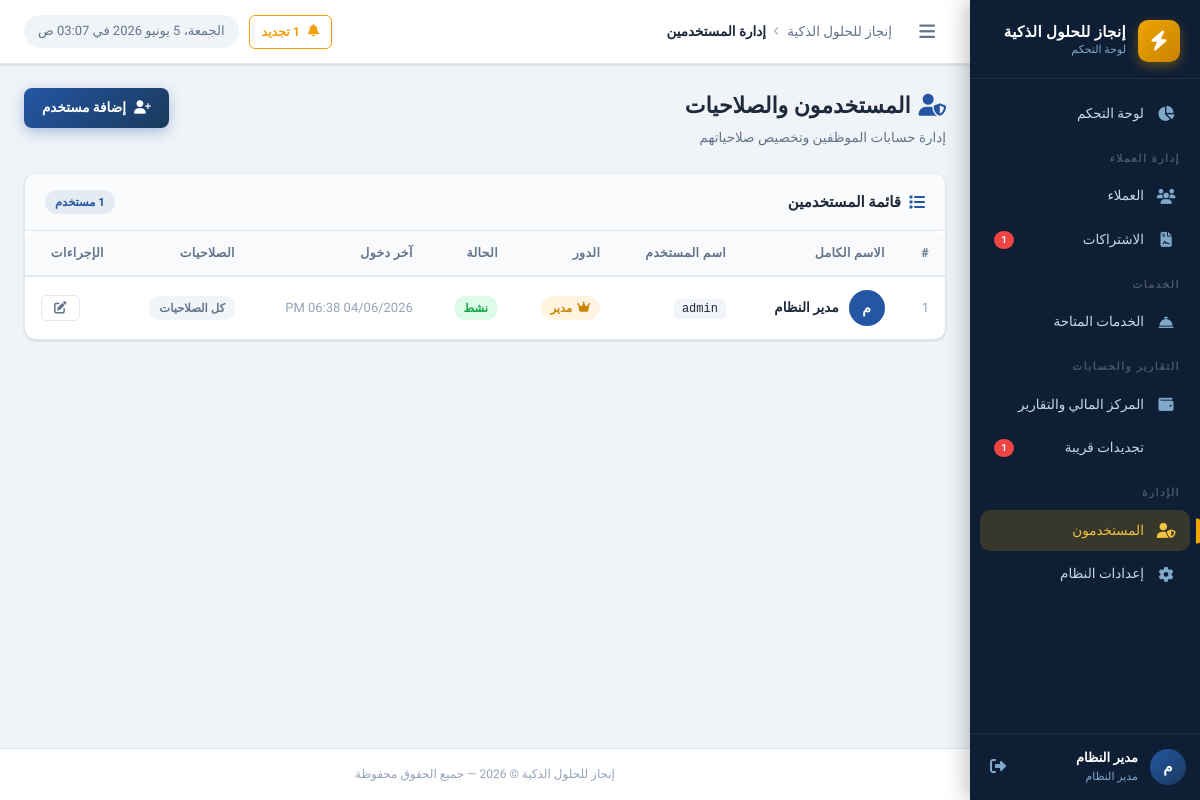
Page /users/index.php (signed in) on the earlier database version.
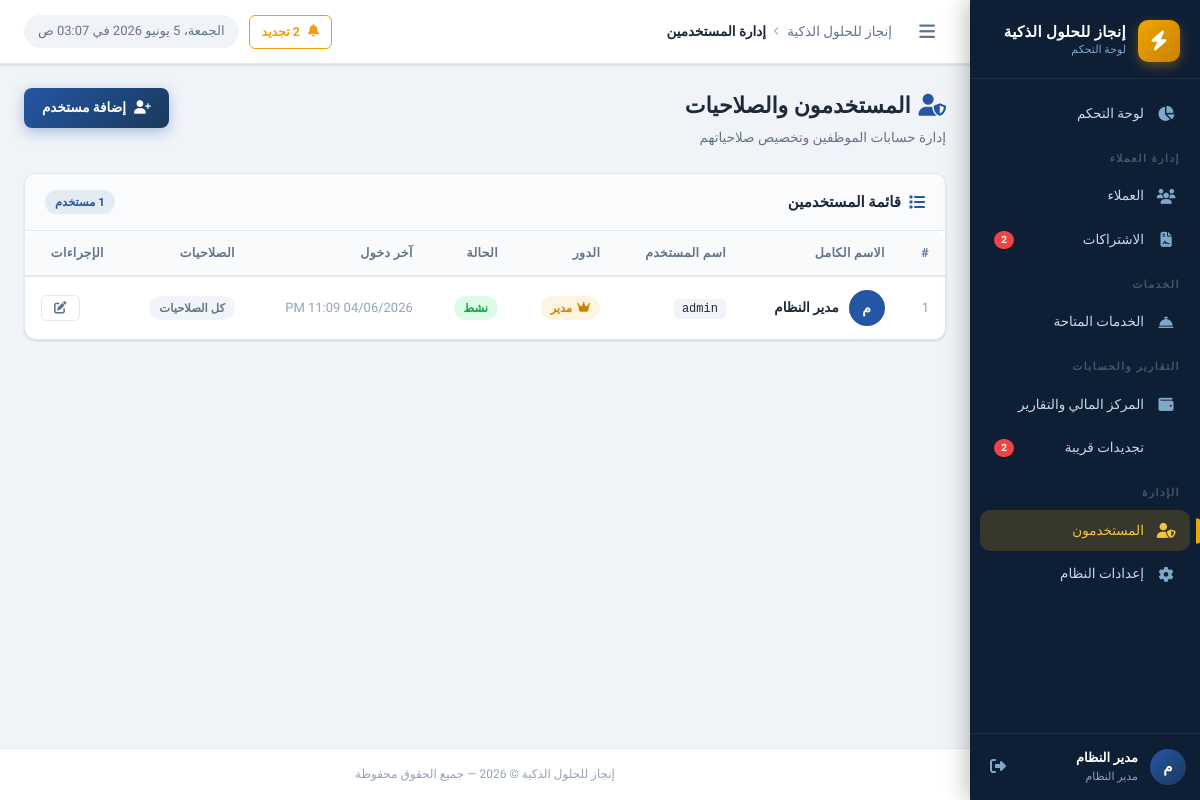
Same page on the later database version.
### tables this page shows
CREATE TABLE `users` (
  `id` int UNSIGNED NOT NULL,
  `username` varchar(100) NOT NULL,
  `password` varchar(255) NOT NULL,
  `full_name` varchar(200) NOT NULL,
  `role` enum('admin','employee') NOT NULL DEFAULT 'employee',
  `permissions` json DEFAULT NULL COMMENT 'صلاحيات مخصصة للموظف',
  `status` tinyint(1) NOT NULL DEFAULT '1' COMMENT '1=نشط, 0=موقوف',
  `last_login` datetime DEFAULT NULL,
  `created_at` datetime NOT NULL DEFAULT CURRENT_TIMESTAMP,
  `updated_at` datetime NOT NULL DEFAULT CURRENT_TIMESTAMP ON UPDATE CURRENT_TIMESTAMP
);

### includes/auth.php (called while the page is built, shortened)
<?php
function hasPermission(string $permission): bool {
    if (($_SESSION['user_role'] ?? '') === 'admin') return true;
    $permissions = $_SESSION['user_permissions'] ?? [];
    return in_array($permission, $permissions, true);
}

### includes/functions.php (called while the page is built, shortened)
<?php
function formatDateTime(string $datetime): string {
    return date('d/m/Y h:i A', strtotime($datetime));
}
function e(mixed $value): string {
    return htmlspecialchars((string)$value, ENT_QUOTES, 'UTF-8');
}

### users/index.php (the view, shortened to what the changed rows need)
<?php
$db    = getDB();
$users = $db->query("SELECT * FROM users ORDER BY role ASC, full_name ASC")->fetchAll();
$activePage = 'users';
$depth      = 1;
require_once INCLUDES_PATH . '/header.php';
?>
<div class="page-header">
  <div class="page-header-text">
    <h1 class="page-title"><i class="fas fa-user-shield" style="color:var(--primary-light);margin-left:8px;"></i>المستخدمون والصلاحيات</h1>
  </div>
</div>
<div class="card">
  <div class="table-wrapper">
    <table class="data-table">
      <thead>
        <tr>
          <th>#</th>
          <th>الاسم الكامل</th>
          <th>اسم المستخدم</th>
          <th>الدور</th>
          <th>الحالة</th>
          <th>آخر دخول</th>
          <th>الصلاحيات</th>
          <th>الإجراءات</th>
        </tr>
      </thead>
      <tbody>
        <?php if (empty($users)): ?>
        <tr><td colspan="8"><div class="empty-state"><div class="empty-icon"><i class="fas fa-users-slash"></i></div><p class="empty-title">لا يوجد مستخدمون</p></div></td></tr>
        <?php else: ?>
        <?php foreach ($users as $i => $user):
          $perms = json_decode($user['permissions'] ?? '[]', true) ?? [];
          $allPerms = ALL_PERMISSIONS;
        ?>
        <tr>
          <td class="text-muted"><?= $i + 1 ?></td>
          <td>
            <div style="display:flex;align-items:center;gap:10px;">
              <div style="width:36px;height:36px;border-radius:50%;background:var(--primary-light);
                          display:flex;align-items:center;justify-content:center;color:#fff;
                          font-weight:700;font-size:14px;flex-shrink:0;">
                <?= e(mb_substr($user['full_name'], 0, 1, 'UTF-8')) ?>
              </div>
              <strong><?= e($user['full_name']) ?></strong>
            </div>
          </td>
          <td><code style="background:#f1f5f9;padding:3px 8px;border-radius:5px;font-size:12px;"><?= e($user['username']) ?></code></td>
          <td>
            <?php if ($user['role'] === 'admin'): ?>
              <span class="badge badge-accent"><i class="fas fa-crown"></i> مدير</span>
            <?php else: ?>
              <span class="badge badge-primary"><i class="fas fa-user"></i> موظف</span>
            <?php endif; ?>
          </td>
          <td>
            <?php if ($user['status']): ?>
              <span class="badge badge-success">نشط</span>
            <?php else: ?>
              <span class="badge badge-danger">موقوف</span>
            <?php endif; ?>
          </td>
          <td class="text-muted"><?= $user['last_login'] ? formatDateTime($user['last_login']) : 'لم يدخل بعد' ?></td>
          <td>
            <?php if ($user['role'] === 'admin'): ?>
              <span class="badge badge-secondary">كل الصلاحيات</span>
            <?php else: ?>
              <span style="font-size:12.5px;color:var(--text-secondary);">
                <?= count($perms) ?> من <?= count($allPerms) ?>
              </span>
            <?php endif; ?>
          </td>
          <td>
            <div class="table-actions">
              <a href="edit.php?id=<?= $user['id'] ?>" class="btn btn-sm btn-outline" title="تعديل">
                <i class="fas fa-edit"></i>
              </a>
            </div>
          </td>
        </tr>
        <?php endforeach; ?>
        <?php endif; ?>
      </tbody>
    </table>
  </div>
</div>
<?php require_once INCLUDES_PATH . '/footer.php'; ?>

### includes/header.php (shortened to what the changed rows need)
<?php
$renewalCount = 0;
try {
    $db   = getDB();
    $days = (int)getSetting('renewal_warning_days', '30');
    $stmt = $db->prepare("
        SELECT COUNT(*) FROM client_subscriptions
        WHERE status = 'active'
          AND end_date BETWEEN CURDATE() AND DATE_ADD(CURDATE(), INTERVAL ? DAY)
    ");
    $stmt->execute([$days]);
    $renewalCount = (int)$stmt->fetchColumn();
} catch (Exception $e) {}
?>
<!DOCTYPE html>
<html lang="ar" dir="rtl">
<head>
  <link rel="stylesheet" href="https://cdnjs.cloudflare.com/ajax/libs/font-awesome/6.5.0/css/all.min.css">
  <link rel="stylesheet" href="<?= str_repeat('../', $depth ?? 0) ?>assets/css/style.css">
  <link rel="stylesheet" href="<?= str_repeat('../', $depth ?? 0) ?>assets/css/print.css" media="print">
  <link rel="stylesheet" href="https://cdn.jsdelivr.net/npm/flatpickr/dist/flatpickr.min.css">
</head>
<body>
<div class="layout">
  <aside class="sidebar" id="sidebar">
    <nav class="sidebar-nav" role="navigation" aria-label="القائمة الرئيسية">
      <?php if (hasPermission('view_clients')): ?>
      <ul>
        <?php if (hasPermission('view_subscriptions')): ?>
        <li class="nav-item">
          <a href="<?= str_repeat('../', $depth ?? 0) ?>subscriptions/index.php"
             class="nav-link <?= ($activePage ?? '') === 'subscriptions' ? 'active' : '' ?>"
             id="nav-subscriptions">
            <i class="fas fa-file-contract nav-icon"></i>
            <span>الاشتراكات</span>
            <?php if ($renewalCount > 0): ?>
            <span class="nav-badge"><?= $renewalCount ?></span>
            <?php endif; ?>
          </a>
        </li>
        <?php endif; ?>
      </ul>
      <?php endif; ?>
      <?php if (hasPermission('view_reports') || hasPermission('view_payments') || hasPermission('print_invoices')): ?>
      <ul>
        <?php if (hasPermission('view_reports')): ?>
        <li class="nav-item">
          <a href="<?= str_repeat('../', $depth ?? 0) ?>reports/renewals.php"
             class="nav-link <?= ($activePage ?? '') === 'reports-renewals' ? 'active' : '' ?>"
             id="nav-reports-renewals">
            <span>تجديدات قريبة</span>
            <?php if ($renewalCount > 0): ?>
            <span class="nav-badge"><?= $renewalCount ?></span>
            <?php endif; ?>
          </a>
        </li>
        <?php endif; ?>
      </ul>
      <?php endif; ?>
    </nav>
  </aside>
  <div class="main-content">
    <header class="topbar">
      <div class="topbar-actions">
        <?php if ($renewalCount > 0): ?>
        <a href="<?= str_repeat('../', $depth ?? 0) ?>reports/renewals.php"
           class="btn btn-sm btn-outline"
           style="color: var(--warning); border-color: var(--warning);">
          <i class="fas fa-bell"></i>
          <?= $renewalCount ?> تجديد
        </a>
        <?php endif; ?>
        <div class="topbar-time" id="liveClock"></div>
      </div>
    </header>
    <main class="page-content">

Differences in the rows shown:
changed users "مدير النظام": last_login "04/06/2026 06:38 PM" → "04/06/2026 11:09 PM"
Other differences:
$renewalCount: "1" → "2"
